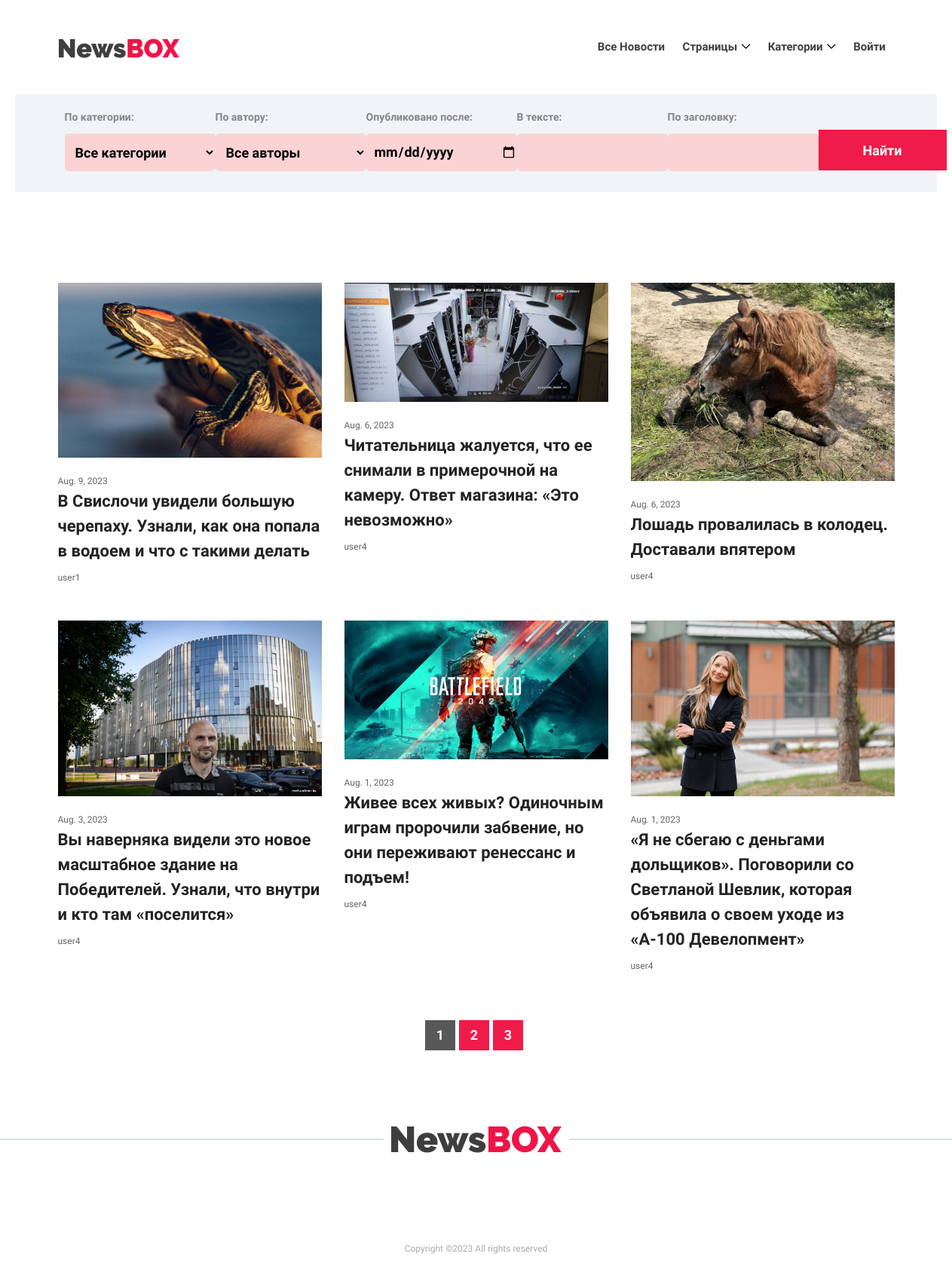
The page /news/ on the database as committed earlier.
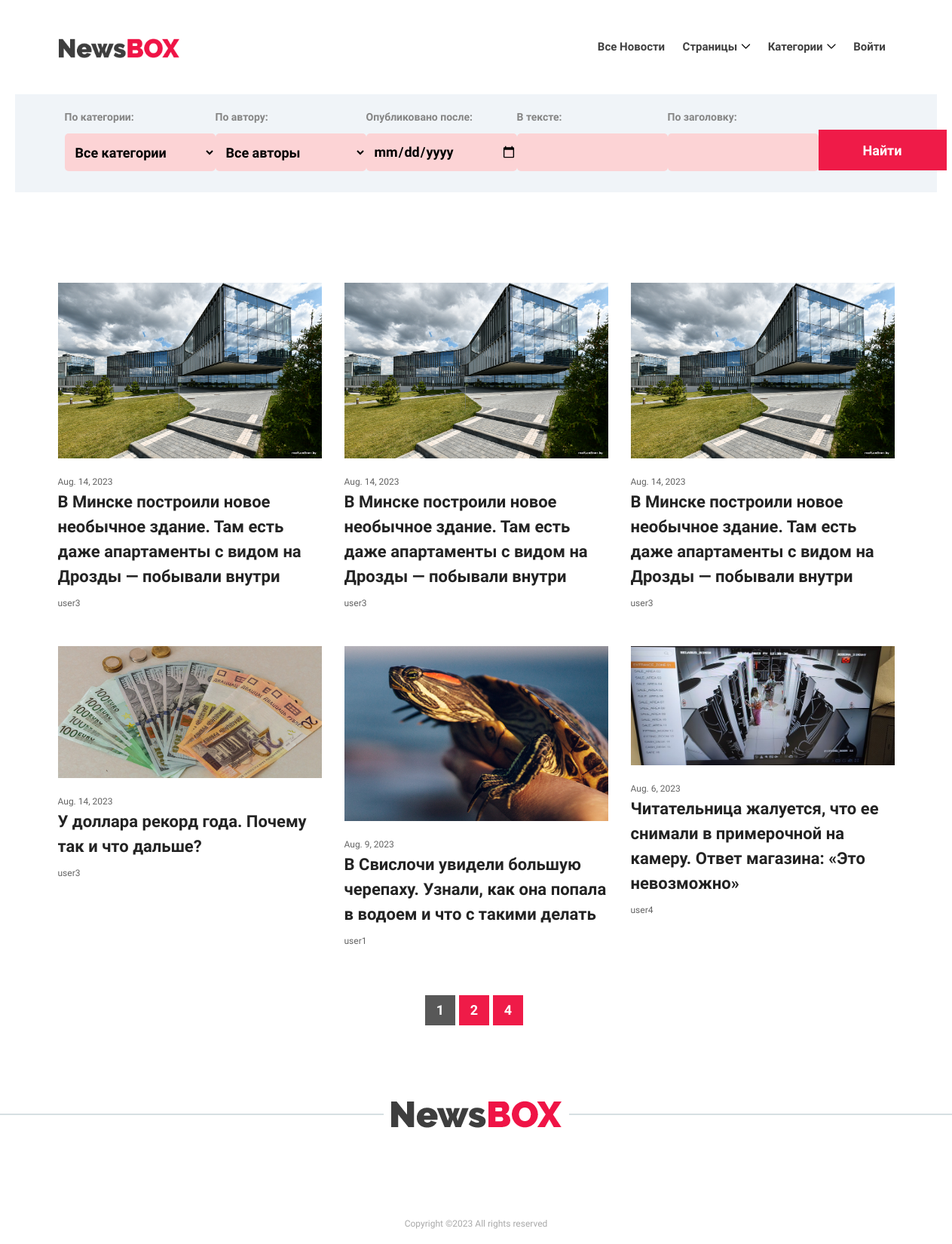
The same page on the database as committed later.
### app/models.py (models this page shows, shortened)
class Post(models.Model):
    author = models.ForeignKey(Author, on_delete=models.CASCADE)
    datetime = models.DateTimeField(auto_now_add=True)
    category = models.ManyToManyField(Category, through='PostCategory', related_name='posts')
    title = models.CharField(max_length=128)
    text = models.TextField()
    rating = models.IntegerField(default=0)
    is_new = models.BooleanField(default=True)
    picture = models.FileField(upload_to='uploads/', blank=True, verbose_name='Загрузить картинку для новости', default='uploads/default.jpg')
    def get_absolute_url(self):
        return reverse('new_detail', args=[str(self.id)])

class Author(models.Model):
    user = models.OneToOneField(User, on_delete=models.CASCADE)
    rating = models.IntegerField(default=0)
    avatar = models.FileField(upload_to='uploads/', blank=True, verbose_name='Загрузить аватарку', default='uploads/ava_default.png')
    def __str__(self):
        return self.user.username

### app/views.py (the view)
# urls.py: path('', PostList.as_view(), name='all_news'),
class PostList(ListView):
    model = Post
    ordering = '-datetime'
    template_name = 'all_news.html'
    context_object_name = 'posts'
    paginate_by = 6
    def get_filter(self):
        return PostFilter(self.request.GET, queryset=super().get_queryset())
    def get_queryset(self):
        return self.get_filter().qs
    def get_context_data(self, **kwargs):
        context = super().get_context_data(**kwargs)
        context['filterset'] = self.get_filter()
        return context

### app/context_processors.py (called while the page is built)
def navigate_context(request):
    test = 'Оставь здесь свой отклик'
    context = {
        'vartest': test,
        'current_user': request.user,
        'categories': Category.objects.all(),
    }
    return context

### app/models.py (called while the page is built)
    def __str__(self):
        return self.name

### app/templatetags/custom_tags.py (called while the page is built)
@register.simple_tag(takes_context=True)
def url_replace(context, **kwargs):
    d = context['request'].GET.copy()
    for k, v in kwargs.items():
        d[k] = v
    return d.urlencode()

### templates/all_news.html (shortened to what this page needs)
{% extends 'index.html' %}
{% load custom_tags %}
{% block content %}
<section class="breaking-news-area">
        <div class="container-fluid">
            <div class="row">
                <div class="col-12">
                        <div id="breakingNewsTicker" class="ticker" style="height: 60px;">
                            <div style="display: flex; justify-content: space-around">
                                <form id="search-form" style="display: flex" action="" method="get">
                                    {{ filterset.form.as_p }}
                                    <input id="search-btn" class="btn newsbox-btn btn-1 mt-15" type="submit" value="Найти"/>
                                </form>
                            </div>
                        </div>
                </div>
            </div>
        </div>
    </section>
<div class="top-news-area section-padding-100">
    <div class="container">
        <div class="row">
            {% if posts %}
                {% for p in posts %}
                    <div class="col-12 col-sm-6 col-lg-4">
                        <div class="single-blog-post style-2 mb-5">
                            <div class="blog-thumbnail">
                                {% if p.picture %}
                                    <a href="{{ p.get_absolute_url }}"><img src="{{ p.picture.url }}" alt="Обложка новости"></a>
                                {% else %}
                                    <a href="{{ p.get_absolute_url }}"><img src="../media/uploads/default.jpg" alt="Обложка новости"></a>
                                {% endif %}
                            </div>
                            <div class="blog-content">
                                <span class="post-date">{{ p.datetime.date }}</span>
                                <a href="{{ p.get_absolute_url }}" class="post-title">{{ p.title }}</a>
                                <a href="#" class="post-author">{{ p.author }}</a>
                            </div>
                        </div>
                    </div>
                {% endfor %}
            {% else %}
                <h3>На сайте нет новостей!</h3>
            {% endif %}
        </div>
    </div>
    <div style="display: flex; justify-content: center">
        {% if page_obj.paginator.num_pages > 1 %}
            {% if page_obj.number == 1 %}
                <a href="?{% url_replace page=1 %}">
                    <button class="btn newsbox-btn btn-4 mt-15" disabled="true" style="background-color: #000000">1</button>
                </a>
                {% if page_obj.has_next and page_obj.next_page_number < page_obj.paginator.num_pages %}
                    <a href="?{% url_replace page=page_obj.next_page_number  %}">
                        <button class="btn newsbox-btn btn-4 mt-15">{{page_obj.next_page_number}}</button>
                    </a>
                {% endif %}
            {% else %}
                <a href="?{% url_replace page=1 %}">
                    <button class="btn newsbox-btn btn-4 mt-15">1</button>
                </a>
            {% endif %}
            {% if page_obj.number == page_obj.paginator.num_pages and page_obj.number > 1 %}
                {% if page_obj.has_previous and page_obj.previous_page_number > 1 %}
                    <a href="?{% url_replace page=page_obj.previous_page_number %}">
                        <button class="btn newsbox-btn btn-4 mt-15">{{page_obj.previous_page_number}}</button>
                    </a>
                {% endif %}
                 <a href="?{% url_replace page=page_obj.paginator.num_pages %}">
                    <button class="btn newsbox-btn btn-4 mt-15" disabled="true" style="background-color: #000000">{{ page_obj.paginator.num_pages }}</button>
                 </a>
            {% elif page_obj.paginator.num_pages > 1  %}
                <a href="?{% url_replace page=page_obj.paginator.num_pages %}">
                    <button class="btn newsbox-btn btn-4 mt-15">{{ page_obj.paginator.num_pages }}</button>
                </a>
            {% endif %}
        {% endif %}
    </div>
</div>
{% endblock content %}

### templates/index.html (shortened to what this page needs)
<!DOCTYPE html>
<html lang="en">
<head>
    {% load static %}
    <link href="{% static 'style.css' %}" rel="stylesheet">
</head>
<body>
<header class="header-area">
    <div class="newsbox-main-menu">
        <div class="classy-nav-container breakpoint-off">
            <div class="container-fluid">
                <nav class="classy-navbar justify-content-between" id="newsboxNav">
                    <a href="http://127.0.0.1:8000/news/" class="nav-brand"><img src="{% static 'img/core-img/logo.png' %}" alt="LOGO"></a>
                    <div class="classy-menu">
                        <div class="classynav">
                            <ul>
                                <li><a href="http://127.0.0.1:8000/news/">Все новости</a></li>
                                <li><a href="#">Страницы</a>
                                </li>
                                <li><a href="#">Категории</a>
                                </li>
                                {% if current_user.is_authenticated %}
                                    <li><a href="#">{{ current_user.username }}</a>
                                        <ul class="dropdown">
                                            {% if not current_user.author %}
                                                <li><a href="{% url 'become_an_author' %}">Стать автором!</a></li>
                                            {% endif %}
                                            <li><a href="{% url 'send_mail_example' %}">Отправить письмо!</a></li>
                                            <li><a href="{% url 'all_subscription' %}">Мои подписки</a></li>
                                        </ul>
                                    </li>
                                    <li><a href="/accounts/logout/">Выйти</a></li>
                                {% else %}
                                    <li><a href="/accounts/login/">Войти</a></li>
                                {% endif %}
                            </ul>
                        </div>
                    </div>
                </nav>
            </div>
        </div>
    </div>
</header>
{% load custom_tags %}
{% block content %}
{% endblock content %}
<footer class="footer-area">
    <div class="footer-logo mb-100">
        <a href="http://127.0.0.1:8000/news/"><img src="{% static 'img/core-img/logo.png' %}" alt="LOGO"></a>
    </div>
    <div class="container">
        <div class="row">
            <div class="col-12">
                <div class="footer-content text-center">
                    <p class="copywrite-text"><a href="#">
                        Copyright &copy;<script>document.write(new Date().getFullYear());</script>
                        All rights reserved</a>
                        </p>
                </div>
            </div>
        </div>
    </div>
</footer>
</body>
</html>

### static/style.css (style rules this page uses)
* { margin: 0; padding: 0; }
body { font-family: "Raleway", sans-serif; font-size: 14px; }
p { font-family: "Raleway", sans-serif; color: #858585; font-size: 15px; line-height: 2; font-weight: 400; }
a, a:hover, a:focus { -webkit-transition-duration: 500ms; transition-duration: 500ms; text-decoration: none; outline: 0 solid transparent; color: #000000; font-weight: 600; font-size: 16px; font-family: "Raleway", sans-serif; }
ul, ol { margin: 0; }
ul li, ol li { list-style: none; }
img { height: auto; max-width: 100%; }
.mt-15 { margin-top: 15px !important; }
.mb-100 { margin-bottom: 100px !important; }
.section-padding-100 { padding-top: 100px; padding-bottom: 100px; }
.newsbox-btn { background-color: #ef1b48; -webkit-transition-duration: 500ms; transition-duration: 500ms; position: relative; z-index: 1; display: inline-block; min-width: 170px; height: 54px; color: #ffffff; border-radius: 0; padding: 0 30px; font-size: 18px; line-height: 54px; font-weight: 600; text-transform: capitalize; }
.newsbox-btn.btn-4 { display: flex; align-items: center; justify-content: center; min-width: 40px; height: 40px; margin-right: 5px; padding: 0; }
.header-area { position: relative; z-index: 1000; width: 100%; }
.header-area .newsbox-main-menu { position: relative; width: 100%; height: 125px; padding: 0 5%; }
.header-area .newsbox-main-menu .classy-navbar { height: 125px; padding: 0; }
.header-area .newsbox-main-menu .classy-navbar .nav-brand { max-width: 160px; margin-right: 30px; }
.header-area .newsbox-main-menu .classy-navbar .classynav ul li a { font-weight: 600; text-transform: capitalize; font-size: 15px; padding: 0 10px; color: #404040; }
.breaking-news-area { position: relative; z-index: 1; height: 130px; padding: 15px 4%; background-color: #f0f4f8; margin: 0 20px 20px; }
.footer-area { position: relative; z-index: 1; }
.footer-area .footer-logo { position: relative; z-index: 10; text-align: center; width: 100%; }
.footer-area .footer-logo a { display: inline-block; background-color: #ffffff; padding: 0 10px; }
.footer-area .footer-logo::after { position: absolute; width: 100%; content: ''; background-color: #d6dfe2; height: 2px; top: 50%; left: 0; right: 0; margin-top: -1px; z-index: -1; }
.footer-area .copywrite-text { font-size: 12px; margin-bottom: 0; color: #a9a9a9; font-weight: 500; padding: 15px 0; }
.footer-area .copywrite-text a { color: #a9a9a9; font-size: 12px; font-weight: 500; }
.single-blog-post { position: relative; z-index: 1; overflow: hidden; -webkit-transition-duration: 500ms; transition-duration: 500ms; }
.single-blog-post.style-2 .blog-thumbnail { margin-bottom: 20px; }
.single-blog-post.style-2 .blog-thumbnail img { width: 100%; }
.single-blog-post.style-2 .blog-content { position: relative; z-index: 1; }
.single-blog-post.style-2 .blog-content .post-date { font-size: 12px; color: #636363; margin-bottom: 10px; }
.single-blog-post.style-2 .blog-content .post-title { display: block; font-weight: 600; font-size: 22px; margin-bottom: 10px; color: #232323; }
.single-blog-post.style-2 .blog-content .post-author { display: block; font-size: 12px; color: #636363; font-weight: 500; -webkit-transition-duration: 500ms; transition-duration: 500ms; }
#search-form label { font-size: 14px; font-weight: bold; }
#search-form #id_category, #id_author, #id_datetime, #id_title, #id_text { height: 50px; width: 200px; background-color: #fcd3d5; font-size: 18px; border: none; border-radius: 5px; margin: 0; padding: 0 0 0 10px; color: black; font-weight: bold; -webkit-transition-duration: 500ms; transition-duration: 500ms; }
#search-form #id_category option, #id_author option { font-size: 18px; }
#search-form #search-btn { display: flex; margin: 0; padding: 0; align-self: center; justify-content: center; }

Rows that differ between the two databases and show on the page:
no longer on this page (row unchanged): Post: picture (picture), datetime "Aug. 6, 2023", title "Лошадь провалилась в колодец. Доставали впятером", author "user4"
no longer on this page (row unchanged): Post: picture (picture), datetime "Aug. 3, 2023", title "Вы наверняка видели это новое масштабное здание на Победителей. Узнали, что внутри и кто там «поселится»", author "user4"
no longer on this page (row unchanged): Post: picture (picture), datetime "Aug. 1, 2023", title "Живее всех живых? Одиночным играм пророчили забвение, но они переживают ренессанс и подъем!", author "user4"
no longer on this page (row unchanged): Post: picture (picture), datetime "Aug. 1, 2023", title "«Я не сбегаю с деньгами дольщиков». Поговорили со Светланой Шевлик, которая объявила о своем уходе из «А-100 Девелопмент»", author "user4"
added Post: picture (picture), datetime "Aug. 14, 2023", title "В Минске построили новое необычное здание. Там есть даже апартаменты с видом на Дрозды — побывали внутри", author "user3"
added Post: picture (picture), datetime "Aug. 14, 2023", title "В Минске построили новое необычное здание. Там есть даже апартаменты с видом на Дрозды — побывали внутри", author "user3"
added Post: picture (picture), datetime "Aug. 14, 2023", title "В Минске построили новое необычное здание. Там есть даже апартаменты с видом на Дрозды — побывали внутри", author "user3"
added Post: picture (picture), datetime "Aug. 14, 2023", title "У доллара рекорд года. Почему так и что дальше?", author "user3"
Other text that changed with them:
{{ page_obj.paginator.num_pages }}: "3" → "4"
